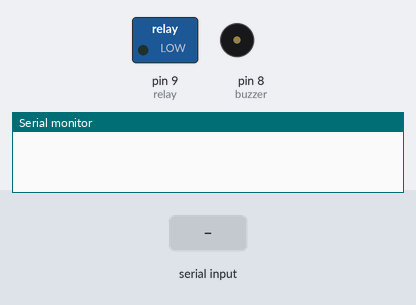
The sketch below on a simulated Arduino Uno, built with avr-gcc and run on an emulated ATmega328P. Shown: switched loads named in the sketch (green lamp = pin HIGH), buzzer (waves = sounding, pin HIGH), the last lines printed to the serial monitor. Inputs (shaded band) come from the test bench.

Above: at 0.1 s.
At 3.2 s:
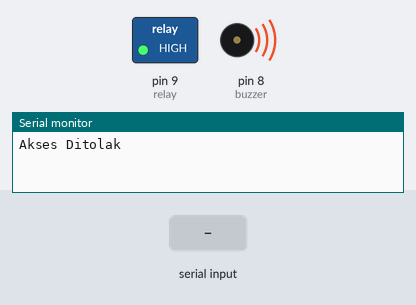
3.3 s: "1\n" received over the second serial link
At 4.7 s:
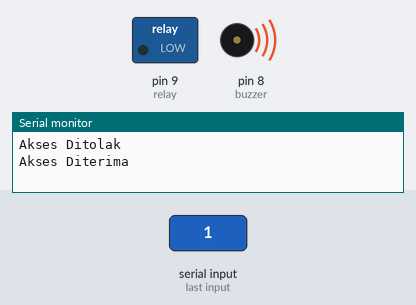
Timing chart, 0 to 6.3 s (numbered marks = the images above; inputs shaded):
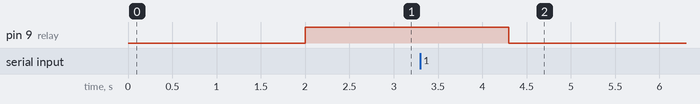

The sketch:

JEVOIS.ino
```cpp
#include <SoftwareSerial.h>
const int buzzer = 8;
const int relay = 9;
String Jevois ;
String dataIn;

SoftwareSerial Jevois_data(4, 3); // RX, TX

void setup() {
  Serial.begin(115200);
  Jevois_data.begin(115200);
  pinMode(buzzer, OUTPUT);
  pinMode(relay, OUTPUT);
  digitalWrite(buzzer, LOW);
  digitalWrite(relay, LOW);
  delay(2000);
  digitalWrite(buzzer, HIGH);
  digitalWrite(relay, HIGH);
}

void loop() {
  //alarm();

  int dari_jevois = Jevois_data.parseInt();
  if (dari_jevois == 1) {
    while (dari_jevois == 1) {
      dari_jevois = Jevois_data.parseInt();
      Serial.println("Akses Diterima");
      pinMode(relay, HIGH);
      delay(100);
    }
    delay(3000);
    dari_jevois = 0;
  } else {
    Serial.println("Akses Ditolak");
    pinMode(relay, LOW);
  }


}

void alarm() {
  digitalWrite(buzzer, LOW);
  delay(500);
  digitalWrite(buzzer, HIGH);
  delay(100);
  digitalWrite(buzzer, LOW);
  delay(500);
  digitalWrite(buzzer, HIGH);
  delay(100);

}
```

Measured:
- after the input at 3.3 s, pin 9 (relay): HIGH → LOW after 1.0 s
